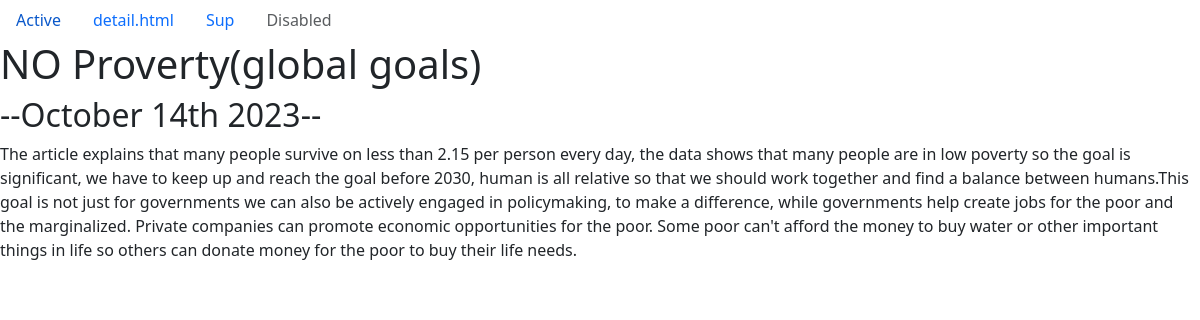
The app's page /blog/2/ with its own data.
### blog/models.py (models this page shows, shortened)
class Blog(models.Model):
    title = models.CharField(max_length=200)
    description = models.TextField()
    date = models.DateField()

### blog/views.py (the view)
# urls.py: path('<int:blog_id>/', views.detail, name='detail'),
def detail(request, blog_id):
    blog = get_object_or_404 (Blog, pk=blog_id)
    return render(request, 'blog/detail.html',{'blog':blog})

### blog/templates/blog/detail.html
{% extends 'portfolio/base.html' %}
{% block content %}
<h1>{{ blog.title }}</h1>
<h2>--{{ blog.date|date:'F jS Y' }}--</h2>
{{ blog.description|safe }}
{% endblock %}

### records on screen
Blog: title "NO Proverty(global goals)", date "October 14th 2023", description "The article explains that many people survive on less than 2.15 per person every day, the data shows that many people are in low poverty so the goal is significant, we have to keep up and reach the goal before 2030, human is all relative so that we should work together and find a balance between humans.This goal is not just for governments we can also be actively engaged in policymaking, to make a difference, while governments help create jobs for the poor and the marginalized. Private companies can promote economic opportunities for the poor. Some poor can't afford the money to buy water or other important things in life so others can donate money for the poor to buy their life needs."
